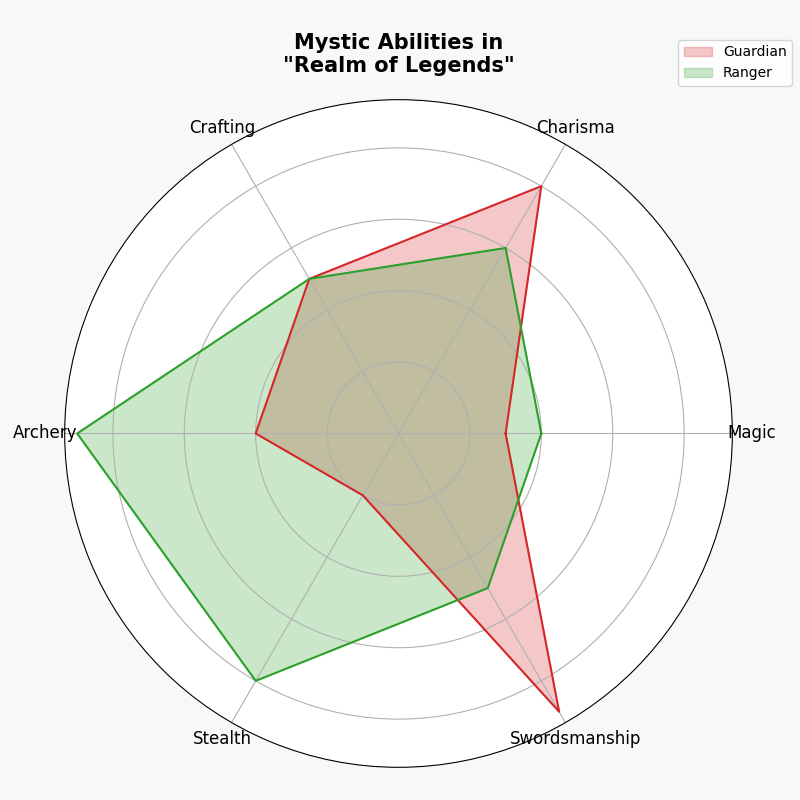

The script that drew this image:
import matplotlib.pyplot as plt
import numpy as np

skills = ['Magic', 'Charisma', 'Crafting', 'Archery', 'Stealth', 'Swordsmanship']  # Shuffled skills
num_skills = len(skills)

knight_skills = [3, 8, 5, 4, 2, 9]  # Matching shuffled skills
archer_skills = [4, 6, 5, 9, 8, 5]  # Matching shuffled skills

angles = np.linspace(0, 2 * np.pi, num_skills, endpoint=False).tolist()

knight_skills += knight_skills[:1]
archer_skills += archer_skills[:1]
angles += angles[:1]

fig, ax = plt.subplots(figsize=(8, 8), subplot_kw=dict(polar=True))
fig.patch.set_facecolor('#f7f9f9')

ax.fill(angles, knight_skills, color='tab:red', alpha=0.25, label='Guardian')  # Changed label
ax.plot(angles, knight_skills, color='tab:red', linewidth=1.5)

ax.fill(angles, archer_skills, color='tab:green', alpha=0.25, label='Ranger')  # Changed label
ax.plot(angles, archer_skills, color='tab:green', linewidth=1.5)

ax.set_yticklabels([])  
ax.set_xticks(angles[:-1])
ax.set_xticklabels(skills, fontsize=12)

ax.set_title('Mystic Abilities in\n"Realm of Legends"', fontsize=15, fontweight='bold', pad=20)  # Changed title
ax.legend(loc='upper right', bbox_to_anchor=(1.1, 1.1))

plt.tight_layout()
plt.show()
